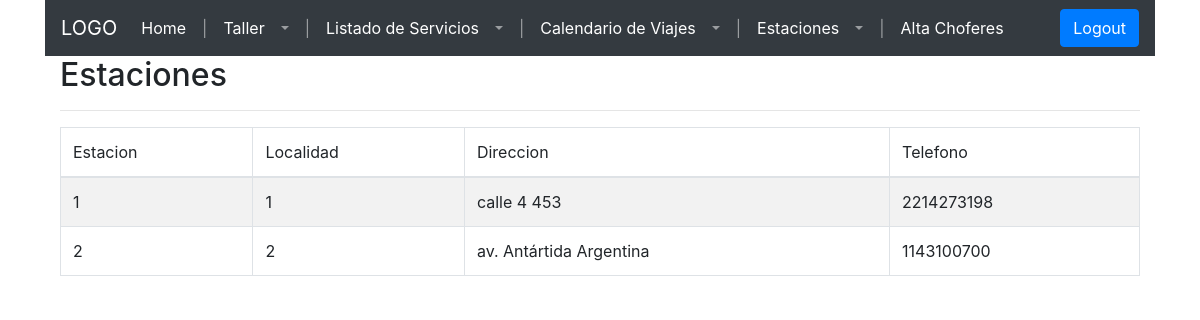
The page /frontend/pages/estacion.php on the database as committed earlier.
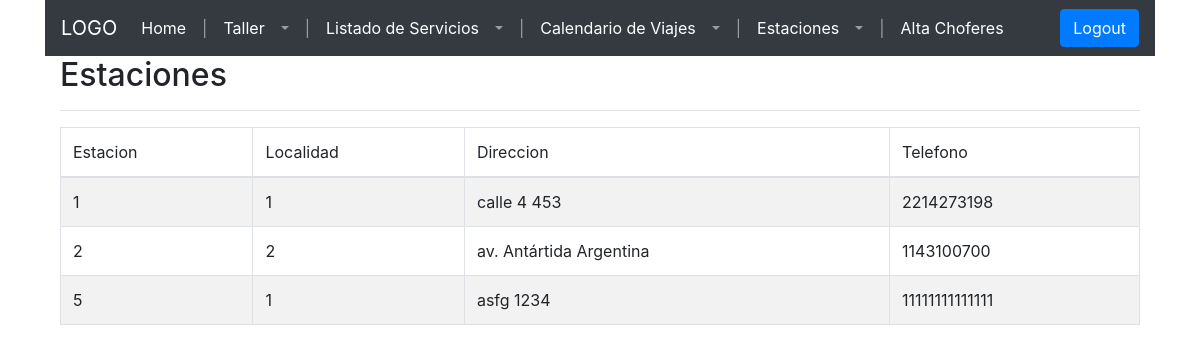
The same page on the database as committed later.
### tables this page shows
CREATE TABLE `estacion` (
  `estacion_id` int(11) NOT NULL,
  `localidad_id` int(11) NOT NULL,
  `nombre` varchar(255) DEFAULT NULL,
  `direccion` varchar(255) DEFAULT NULL,
  `telefono` varchar(20) DEFAULT NULL,
  `habilitada` tinyint(1) NOT NULL DEFAULT 1
);

### frontend/pages/config/connection.php (called while the page is built, shortened)
<?php
function openConnection($username, $password){
 	$servername = "localhost";
	$conn = new mysqli($servername, $username, $password,"empresa_de_transporte");
	return $conn;
 }
 function executeQuery($sqlQuery){
 	$conn = openConnection("test", "test");
	$result = $conn->query($sqlQuery);
	return $result;
 }
?>

### frontend/pages/config/config-estacion.php (the view, shortened to what this page needs)
<?php
include("connection.php");
    function getEstacion() {
        $sql = "SELECT * FROM `estacion`";
        $result = executeQuery($sql);
        if ($result->num_rows > 0) {
        while($row = $result->fetch_assoc()) {
            echo "<tr>";
            echo "<td>". $row["estacion_id"]."</td>";
            echo "<td>". $row["localidad_id"]."</td>";
            echo "<td>". $row["direccion"]."</td>";
            echo "<td>". $row["telefono"]."</td>";
            echo "</tr>";
            }
        }
    }
?>

Rows that differ between the two databases and show on the page:
added estacion: estacion_id "5", localidad "1", direccion "asfg 1234", telefono "11111111111111"
